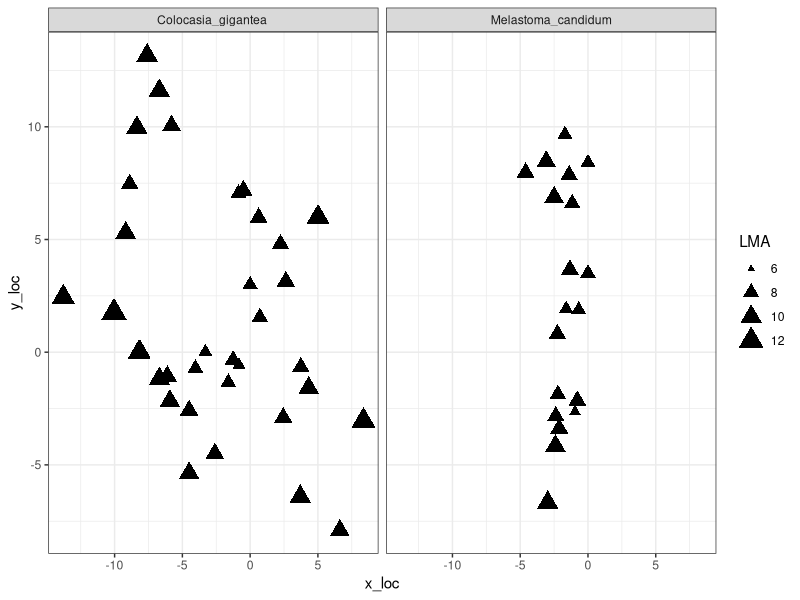
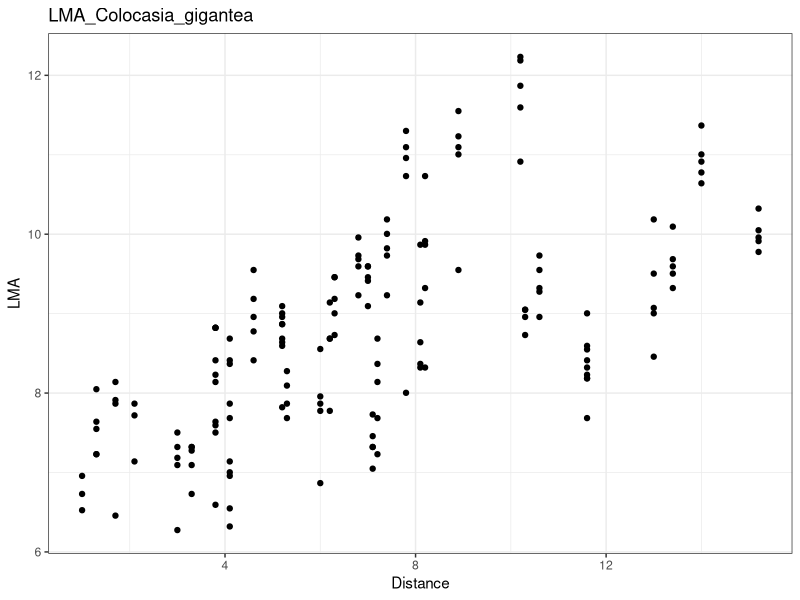
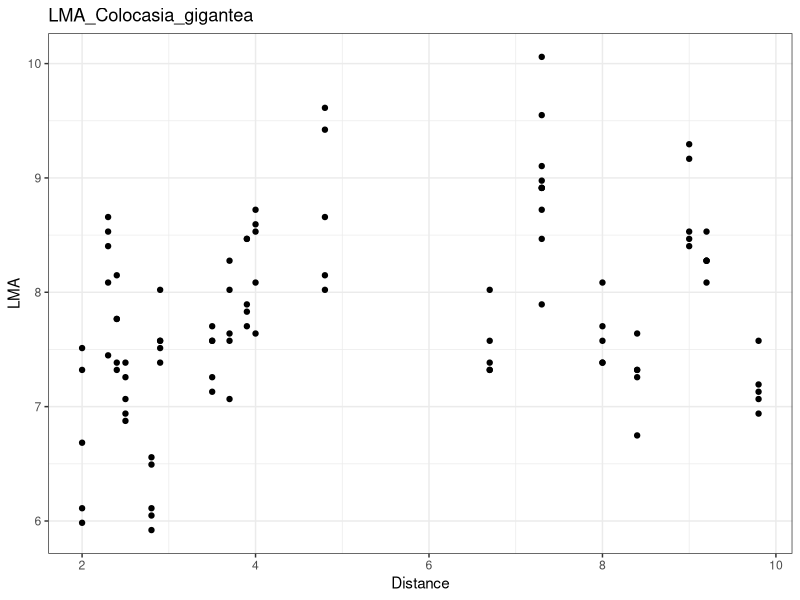
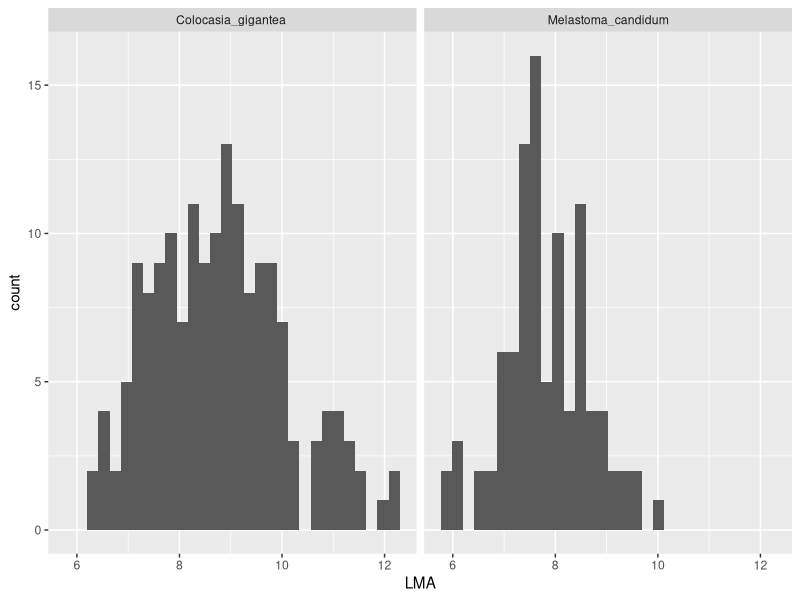

Write the R code that produced these figures, in order.
## ---- chunk 1
knitr::opts_chunk$set(echo = TRUE)
## ---- chunk 2
library(kableExtra)
library(tidyverse)
library(lme4)
## ---- chunk 3
llp <- read.csv("leaf_light_project.csv")
llp[1:5,] %>% kbl() %>% kable_styling()
## ---- chunk 4
llp1 <- llp |>mutate(LMA = dry_weight/(disc*pi*0.0001))
llp1 |> 
  mutate(x_loc = Distance*cos(angel*pi/180))|>
  mutate(y_loc = Distance*sin(angel*pi/180))|>
  ggplot(aes(x_loc, y_loc, size = LMA))+
  geom_point(shape =17)+
  facet_grid(cols = vars(species))+
  theme_bw()

## ---- chunk 5
llp1 |> 
  filter(Plot == 2) |>
ggplot(aes(x = Distance, y = LMA))+
  geom_point()+
  labs(title = "LMA_Colocasia_gigantea")+
  theme_bw()
## ---- chunk 6
llp1 |>
  filter(Plot == 5) |>
ggplot(aes(x = Distance, y = LMA))+
  geom_point()+
   labs(title = "LMA_Colocasia_gigantea")+
  theme_bw()
## ---- chunk 7
llp1|> 
  ggplot(aes(x = LMA))+
  facet_grid(cols = vars(species))+
  geom_histogram()
## ---- chunk 8
mod <- lmer(data = llp1, formula = LMA ~ log(Distance)*log(canopy_openness)+(1|species))
summary(mod)
